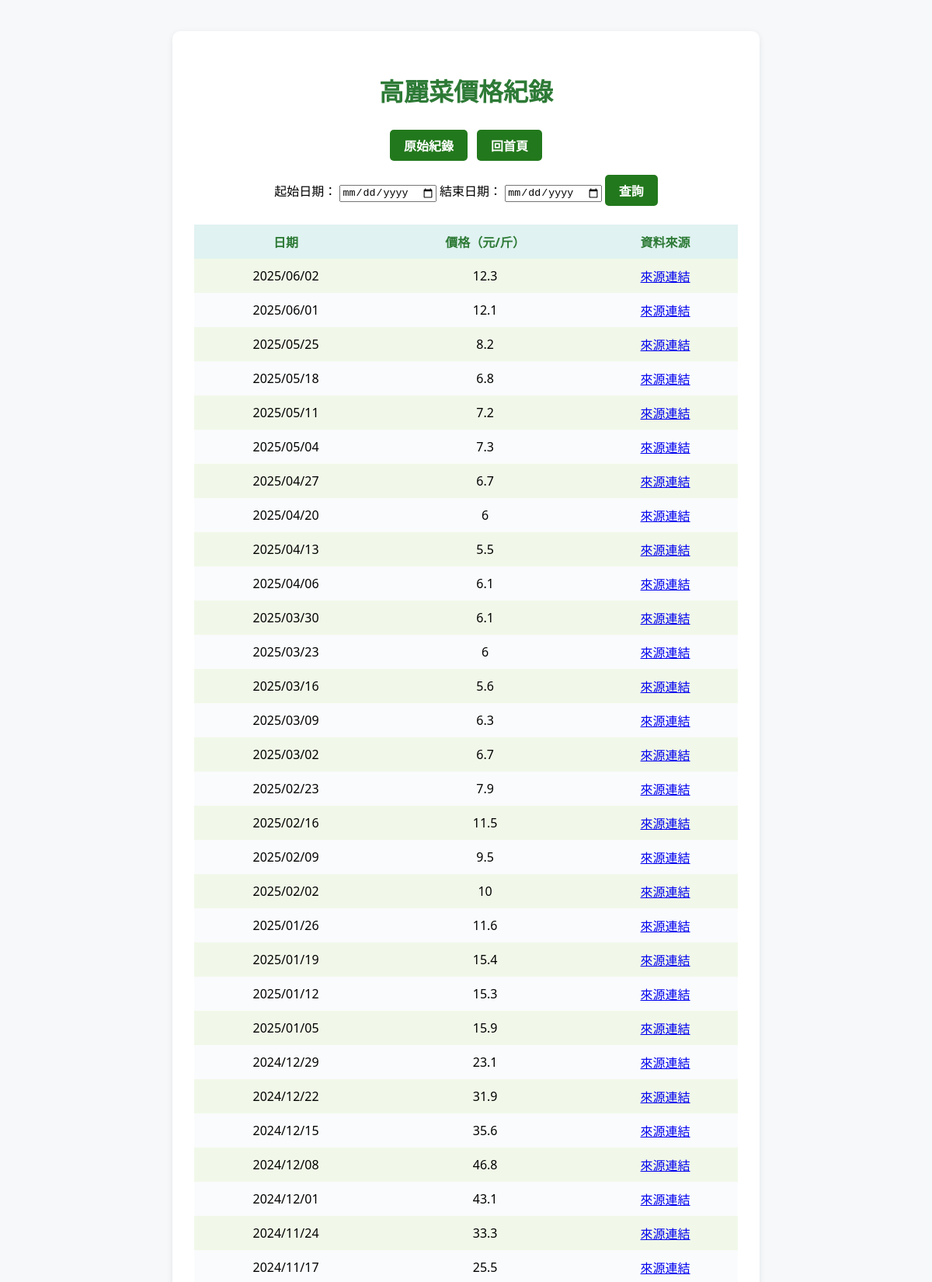
Screenshot of /query (upper part) with the database file from the repository.
### tables this page shows
CREATE TABLE cabbage_prices (
    id INTEGER PRIMARY KEY AUTOINCREMENT,
    date TEXT NOT NULL,
    item_name TEXT DEFAULT '高麗菜',
    price INTEGER NOT NULL,
    source TEXT
);

### app.py (the view)
@app.route('/query')
def query():
    start_date = request.args.get('start_date')
    end_date = request.args.get('end_date')
    if start_date:
        start_date = start_date.replace('-', '/')
    if end_date:
        end_date = end_date.replace('-', '/')
    query = "SELECT date, price, source FROM cabbage_prices"
    params = []
    if start_date and end_date:
        query += " WHERE date BETWEEN ? AND ?"
        params.extend([start_date, end_date])
    query += " ORDER BY date DESC"
    with sqlite3.connect(DB_NAME) as conn:
        cur = conn.cursor()
        cur.execute(query, params)
        rows = cur.fetchall()
    return render_template('query.html', rows=rows)

### templates/query.html (shortened to what this page needs)
<!DOCTYPE html>
<html>
<head>
</head>
<body>
    <div class="container">
        <h1>高麗菜價格紀錄</h1>
        <div style="text-align:center;margin-bottom:18px;">
            <form action="/show_raw" method="post" class="inline-form" style="display:inline-block;">
                <button type="submit" class="action-btn warn">原始紀錄</button>
            </form>
            <a class="action-btn" href="/" style="display:inline-block;margin-left:8px;">回首頁</a>
        </div>
        <div class="action-bar">
            <form method="get" action="/query" class="inline-form">
                <label for="start_date">起始日期：</label>
                <input type="date" name="start_date" id="start_date">
                <label for="end_date">結束日期：</label>
                <input type="date" name="end_date" id="end_date">
                <button type="submit" class="action-btn">查詢</button>
            </form>
        </div>
        <table>
            <tr>
                <th>日期</th>
                <th>價格（元/斤）</th>
                <th>資料來源</th>
            </tr>
            {% if rows and rows|length > 0 %}
            {% for row in rows %}
            <tr>
                <td>{{ row[0] }}</td>
                <td>{{ row[1] }}</td>
                <td>{% if row[2] %}<a href="{{ row[2] }}" target="_blank">來源連結</a>{% else %}-{% endif %}</td>
            </tr>
            {% endfor %}
            {% else %}
            <tr><td colspan="3" class="no-data">查無資料</td></tr>
            {% endif %}
        </table>
    </div>
</body>
</html>

### templates/query.html (style rules this page uses)
body { font-family: 'Segoe UI', Arial, sans-serif; background: #f6f8fa; margin: 0; padding: 0; }
.container { max-width: 700px; margin: 40px auto; background: #fff; border-radius: 10px; box-shadow: 0 2px 8px rgba(0,0,0,0.08); padding: 32px 28px 24px 28px; }
h1 { text-align: center; color: #2d7a36; margin-bottom: 28px; }
table { width: 100%; border-collapse: collapse; margin-top: 10px; background: #fafbfc; }
th, td { padding: 10px 8px; text-align: center; }
th { background: #e0f2f1; color: #2d7a36; font-weight: bold; }
tr:nth-child(even) { background: #f1f8e9; }
.action-bar { display: flex; flex-wrap: wrap; align-items: center; justify-content: center; gap: 12px; margin-bottom: 24px; }
.inline-form { display: inline-block; margin: 0; }
.action-btn { background: #22781c; color: #fff; border: none; border-radius: 5px; padding: 8px 18px; font-size: 1em; font-weight: bold; cursor: pointer; text-align: center; text-decoration: none; transition: background 0.2s, color 0.2s; margin: 0; }
.action-btn.warn { background: #22781c; color: #fff; }

### rows the page displays
cabbage_prices: date "2025/06/02", price "12.3"
cabbage_prices: date "2025/06/01", price "12.1"
cabbage_prices: date "2025/05/25", price "8.2"
cabbage_prices: date "2025/05/18", price "6.8"
cabbage_prices: date "2025/05/11", price "7.2"
cabbage_prices: date "2025/05/04", price "7.3"
cabbage_prices: date "2025/04/27", price "6.7"
cabbage_prices: date "2025/04/20", price "6"
cabbage_prices: date "2025/04/13", price "5.5"
cabbage_prices: date "2025/04/06", price "6.1"
cabbage_prices: date "2025/03/30", price "6.1"
cabbage_prices: date "2025/03/23", price "6"
cabbage_prices: date "2025/03/16", price "5.6"
cabbage_prices: date "2025/03/09", price "6.3"
cabbage_prices: date "2025/03/02", price "6.7"
cabbage_prices: date "2025/02/23", price "7.9"
cabbage_prices: date "2025/02/16", price "11.5"
cabbage_prices: date "2025/02/09", price "9.5"
cabbage_prices: date "2025/02/02", price "10"
cabbage_prices: date "2025/01/26", price "11.6"
cabbage_prices: date "2025/01/19", price "15.4"
cabbage_prices: date "2025/01/12", price "15.3"
cabbage_prices: date "2025/01/05", price "15.9"
cabbage_prices: date "2024/12/29", price "23.1"
cabbage_prices: date "2024/12/22", price "31.9"
cabbage_prices: date "2024/12/15", price "35.6"
cabbage_prices: date "2024/12/08", price "46.8"
cabbage_prices: date "2024/12/01", price "43.1"
cabbage_prices: date "2024/11/24", price "33.3"
cabbage_prices: date "2024/11/17", price "25.5"
